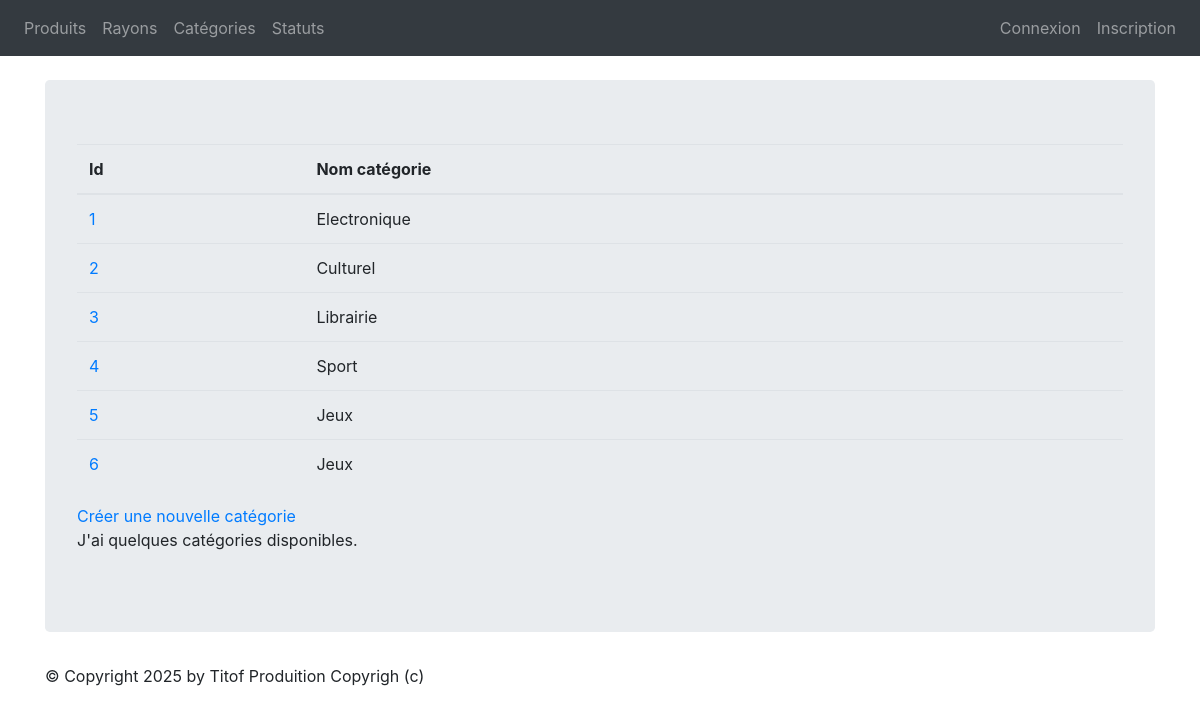
/monApp/categories/, run on an earlier commit of the app's database.
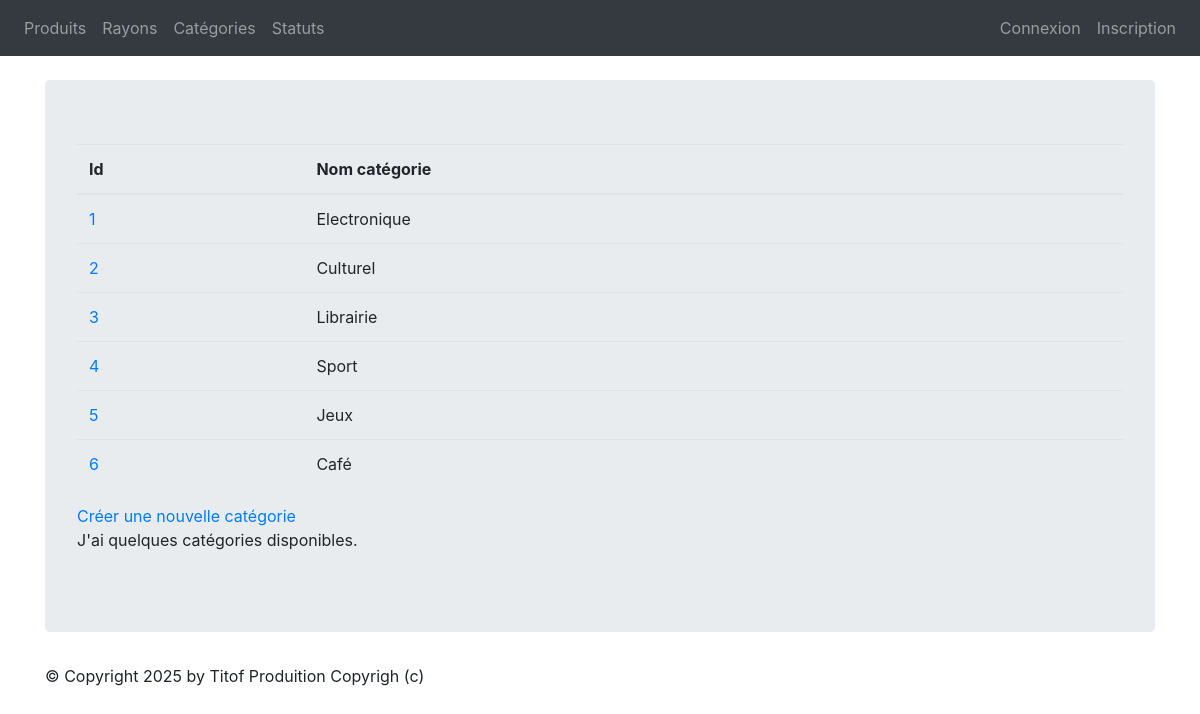
And on a later commit of the database.
### monApp/models.py (models this page shows, shortened)
class Categorie(models.Model):
    idCat = models.AutoField(primary_key=True)
    nomCat = models.CharField(max_length=100)

### monApp/views.py (the view)
# urls.py: path("categories/", views.ListCategories, name="list_categories"),
def ListCategories(request):
    cats = Categorie.objects.all()
    return render(request, 'list_categories.html', {'cats': cats})

### monApp/templates/list_categories.html
{% extends 'base.html' %}
{% block content %}
<table class="table">
    <thead>
        <th>Id</th>
        <th>Nom catégorie</th>
    </thead>
    <tbody>
    {% for cat in cats %}
    <tr>
        <td><a href="{% url 'dtl_categorie' cat.idCat %}">{{ cat.idCat }}</a></td>
        <td>{{ cat.nomCat }}</td>
    </tr>
    {% endfor %}
    </tbody>
</table>
<a href="{% url 'crt_cat' %}">Créer une nouvelle catégorie</a>
<p>
J'ai
{% if cats|length < 5 %}
    peu de
{% elif cats|length < 10 %}
    quelques
{% else %}
    beaucoup de
{% endif %}
catégories disponibles.
</p>
{% endblock %}

What changed in the data, as far as the page shows it:
changed Categorie id 6: nomCat "Jeux" → "Café"
